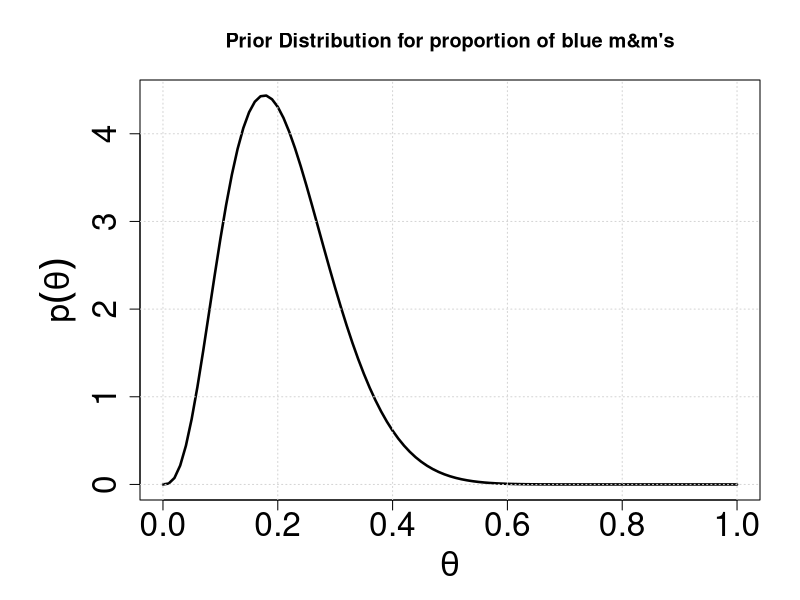
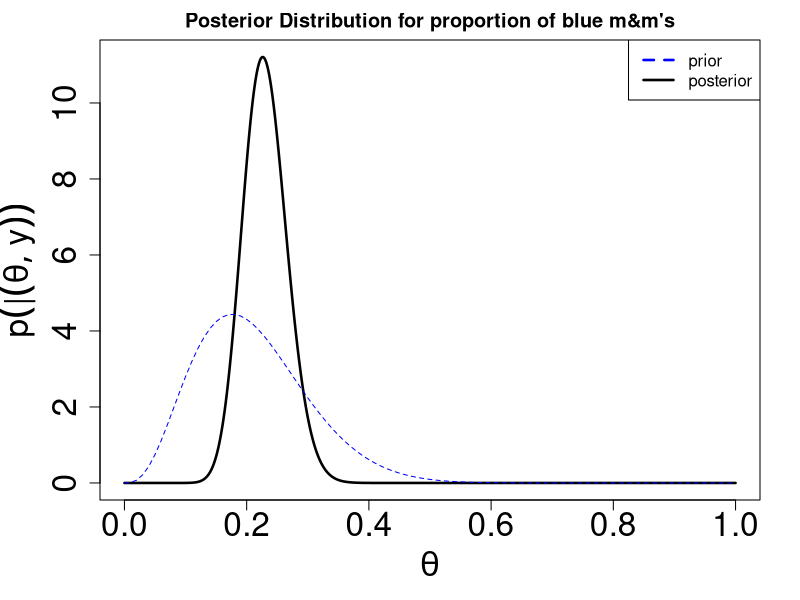

Here is the R script that generated these plots, in order:


# ------------------------- plot the prior distribution

# parameters for the prior distribution
a = 4
b = 15

# set the margins to make room for labels (don't have to do this, there are defaults)
# numbers here are bottom, left, top, right
par(mar=c(5,7,4,2))

# with curve(), but with fancier labels
curve( dbeta(x, shape1 = a, shape2 = b),xlab = expression(theta), ylab = expression(p(theta)) , cex.lab=2, cex.axis=2, lwd = 2.5, main="Prior Distribution for proportion of blue m&m's")

# ... and a grid:
grid()


# -------------------------- Write a function for plotting the posterior distribution

# function to plot posterior distribution
posteriorfunc = function(x, a, b, n, y){
  
  dbeta(x, shape1 = (a + y), shape2 = (b + n - y))
  
}


# --------------------------- Collect data

# number of blue m&m's 
nblue = 28
  
# total number of m&m's
ntotal = 120
  
  
# plot posterior
par(mar=c(5,5,2,2))
curve( posteriorfunc(x, a=a, b=b, n=ntotal, y=nblue),  xlab = expression(theta), ylab = expression(p(theta|y)) , cex.lab=2, cex.axis=2, n = 2e3, lwd = 2.5, main="Posterior Distribution for proportion of blue m&m's")

# add a curve showing the prior distribution
curve( dbeta(x, shape1 = a, shape2 = b), add=TRUE, col="blue", lty=2)

# add a legend
legend("topright", legend=c("prior", "posterior"), col = c("blue", "black"), lwd = 2.5, lty = c(2,1))

# ---------------------------- Calculate the sample mean and sample variance

  
# function to calculate the expected value of theta (the mean) of the posterior
mean.beta = function( a, b ){ 
    a/(a+b)
  }

# function ot calculate the posterior variance
var.beta = function( a, b, n, y){
  (a + y)*(b + n - y)/( (a + b + n)^2 * (a + b + n + 1) )
}


mean.beta(a=(a+nblue), b=(b+ntotal-nblue))  


